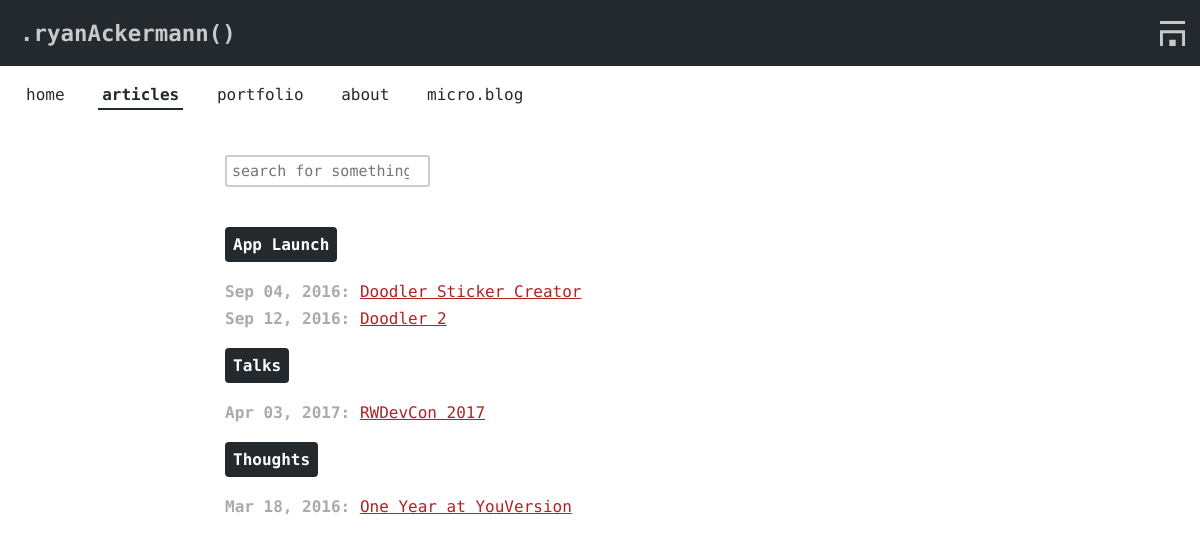
The page /categories on the database as committed earlier.
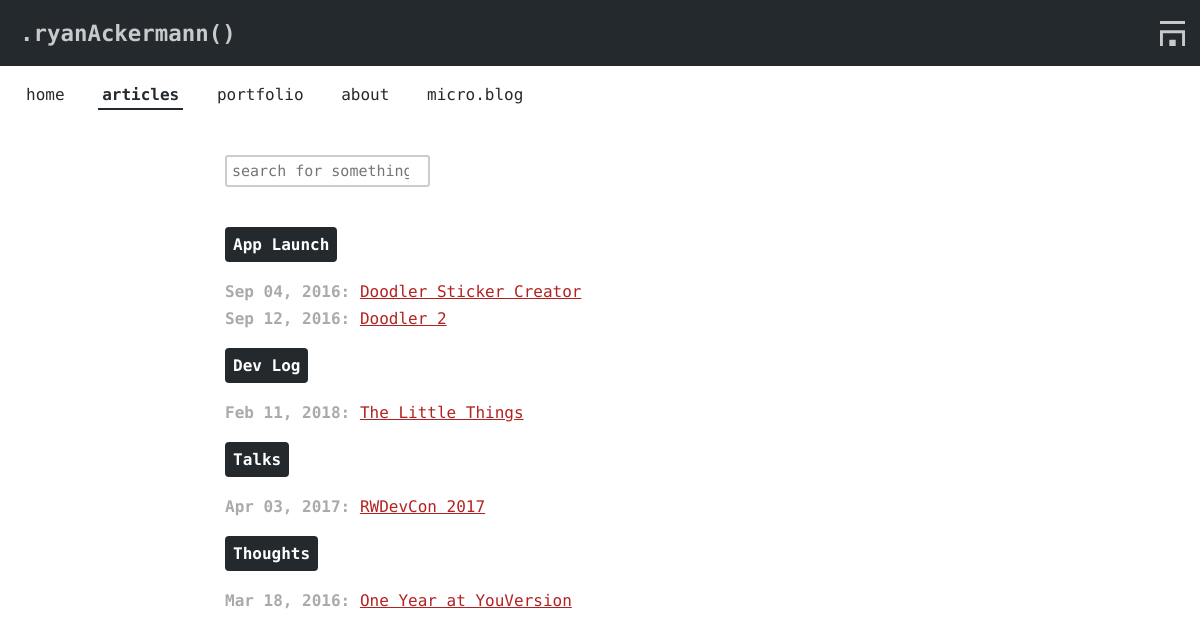
The same page on the database as committed later.
### app/models.py (models this page shows, shortened)
class Category(db.Model):
    id = db.Column(db.Integer, primary_key=True)
    name = db.Column(db.String(50))

class Post(db.Model):
    id = db.Column(db.Integer, primary_key = True)
    title = db.Column(db.String)
    description = db.Column(db.String)
    content = db.Column(db.String)
    slug = db.Column(db.String)
    timestamp = db.Column(db.DateTime)
    draft = db.Column(db.Boolean, default=True)
    category_id = db.Column(db.Integer, db.ForeignKey('category.id'))
    category = db.relationship('Category', backref=db.backref('posts', lazy='dynamic'))

### app/views.py (the view)
@app.route('/categories')
def categories():
	dicts = []
	for c in Category.query.order_by(Category.name).all():
		none_draft_posts = c.posts.filter_by(draft=False).all()
		if len(none_draft_posts) > 0:
			dicts.append({'name': c.name, 'posts': none_draft_posts})
	return render_template('categories.html', dicts=dicts, auth=has_auth(), current='categories')

### app/__init__.py (called while the page is built)
@app.template_filter('prettytime')
def prettytime(date):
    return date.strftime("%b %d, %Y")

### app/views.py (called while the page is built)
def has_auth():
	return 'username' in session

### app/templates/categories.html (shortened to what this page needs)
{% extends "base.html" %}
{% block stylesheet %}
	<link rel="stylesheet" type="text/css" href="/static/stylesheets/categories.css">
{% endblock%}
{% block content %}
	<article>
		<input id="search" type="search" name="search" placeholder="search for something">
		<ul>
			{% for dict in dicts %}
				<li><h3>{{ dict['name'] }}</h3></li>
				<ul>
					{% for post in dict['posts'] %}
						<li class="items"><span id="date">{{ post.timestamp|prettytime }}:</span> <a href="/posts/{{ post.slug }}">{{ post.title }}</a></li>
					{% endfor %}
				</ul>
			{% endfor %}
		</ul>
	</article>
{% endblock %}

### app/templates/base.html (shortened to what this page needs)
<!DOCTYPE html>
<html lang="en">
	<head>
		<link rel="stylesheet" type="text/css" href="/static/stylesheets/primary.css">
		{% block stylesheet %}{% endblock %}
	</head>
	<body>
		{% block menu %}
			<header>
				{% if current == 'index' %}
					<b><h1>.ryanAckermann()</h1></b>
				{% else %}
					<a href="{{ url_for('index') }}"><h1>.ryanAckermann()</h1></a>
				{% endif %}
				<img id="logo" src="/static/shapes/logo.svg">
			</header>
			<div class="navigation">
				<ul>
					{% if current == 'index' %}
						<li><b>home</b></li>
					{% else %}
						<li><a href="{{ url_for('index') }}">home</a></li>
					{% endif %}
					{% if current == 'categories' %}
						<li><b>articles</b></li>
					{% else %}
						<li><a href="{{ url_for('categories') }}">articles</a></li>
					{% endif %}
					{% if current == 'portfolio' %}
						<li><b>portfolio</b></li>
					{% else %}
						<li><a href="{{ url_for('portfolio') }}">portfolio</a></li>
					{% endif %}
					{% if current == 'about' %}
						<li><b>about</b></li>
					{% else %}
						<li><a href="{{ url_for('about') }}">about</a></li>
					{% endif %}
					<li><a href="https://micro.blog/naturaln0va" rel="me" target="_blank">micro.blog</a></li>
				</ul>
			</div>
		{% endblock %}
		{% block content %}{% endblock %}
	</body>
</html>

### app/static/stylesheets/primary.css (style rules this page uses)
:root { --border-color: #CCC; --better-black: #24292E; --better-white: #C8C9CB; --main-color: firebrick; --main-hover-color: #C4191C; --main-background: linear-gradient(90deg, #2E94B9 0%, #27b1b1 100%); }
body { font-family: 'Fira Mono', monospace; background: #FFF; text-align: left; margin: 0; }
body h1 { font-size: 1.6em; }
body h3 { font-size: 1.225em; }
body article { width: 85%; margin: 0 auto; max-width: 750px; }
body article a { color: var(--main-color); }
header { margin: 0; display: flex; padding: 15px; align-items: center; justify-content: space-between; background-color: var(--better-black); }
header a { text-decoration: none; }
header h1 { margin: 0; padding: 5px; font-size: 1.4em; align-self: flex-start; color: var(--better-white); }
img#logo { height: 25px; }
.navigation { margin: 0; padding: 0 12px; }
.navigation ul { margin: 0; padding: 15px 0; text-align: left; }
.navigation li { padding: 4px 10px; display: inline-block; list-style: none; }
.navigation li a { padding: 4px; text-decoration: none; color: var(--better-black); }
.navigation li b { padding: 4px; color: var(--better-black); border-bottom: 2px solid var(--better-black); }

### app/static/stylesheets/categories.css (style rules this page uses)
ul { margin: 0; padding: 0; list-style: none; }
li.items { padding: 4px 0; }
body article { margin-bottom: 25px; }
input#search { margin: 24px 0; }
li h3 { color: white; padding: 8px; font-size: 1em; display: inline-block; background-color: var(--better-black); border-radius: 4px; }
input#search { margin-top: 32px; padding: 5px; margin-left: auto; color: #333; border: 2px solid var(--border-color); border-radius: 9px; font-size: 15px; border-radius: 3px; -moz-appearance: none; -webkit-appearance: none; font-family: inherit; -webkit-transition: all 0.5s ease; -moz-transition: all 0.5s ease; -o-transition: all 0.5s ease; transition: all 0.5s ease; }
#date { color: #aaa; font-weight: bold; }

Rows that differ between the two databases and show on the page:
now on this page (row unchanged): Category: name "Dev Log"
now on this page (row edited): Post: timestamp|prettytime "Feb 11, 2018", title "The Little Things", shown under "Dev Log"
